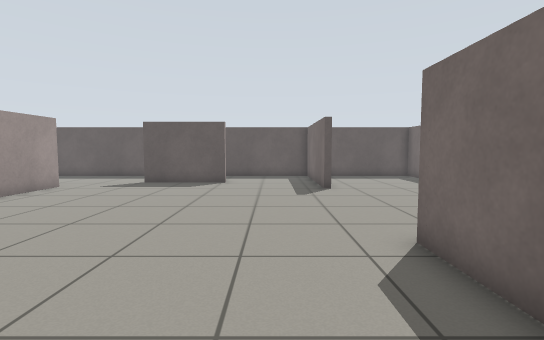
[1] (above)

18 first-person views from a walk through a Gazebo world. The camera is 0.83 m above the floor, tilts 4° down and sees 85° across. The floor is counted in squares, 0.5 m on a side. Each view is taken from the middle of a square. On the plan, view 1 faces up. The plan holds only what a view shows up to about 15 squares ahead; the rest is blank.

[2]
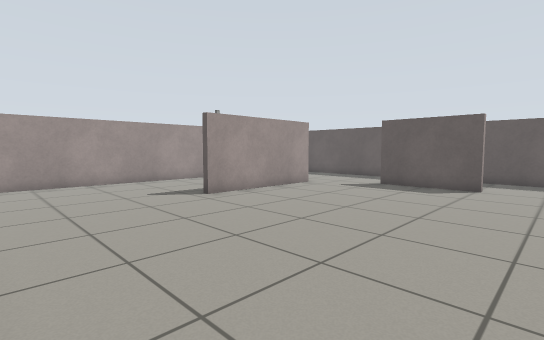

[3]
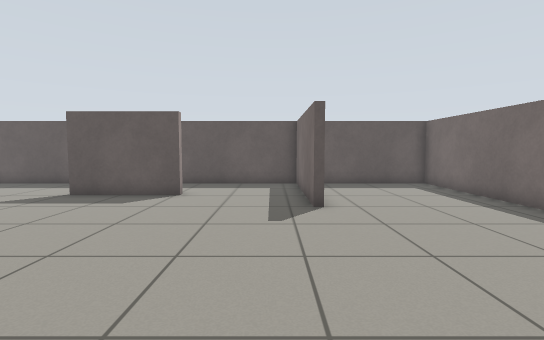

[4]
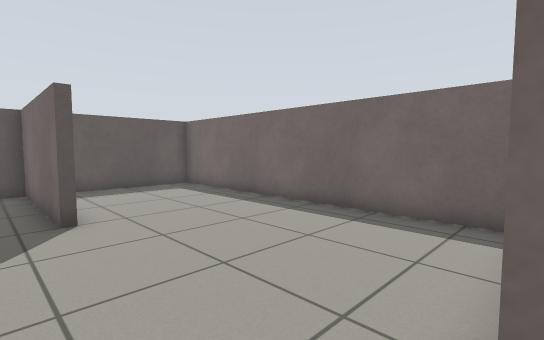

[5]
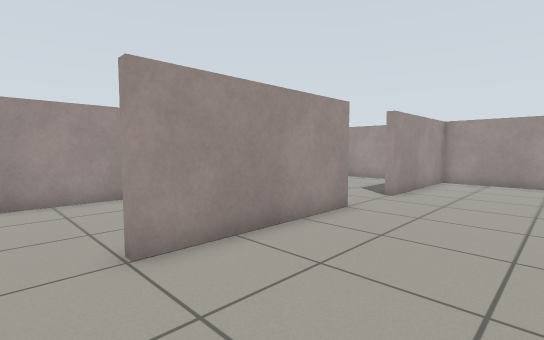

[6]
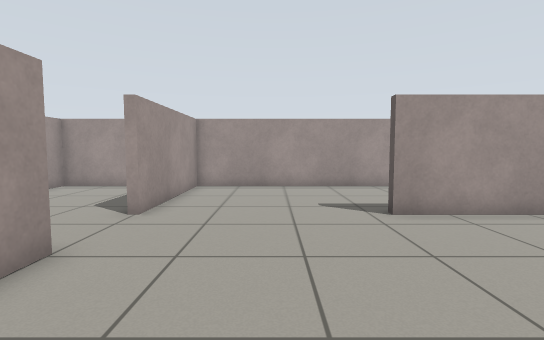

[7]
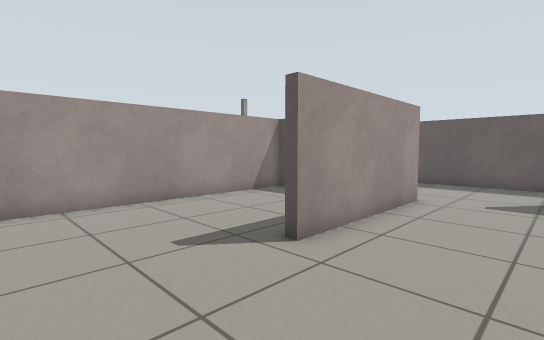

[8]
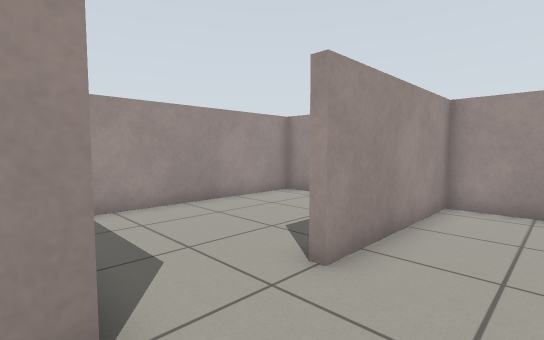

[9]
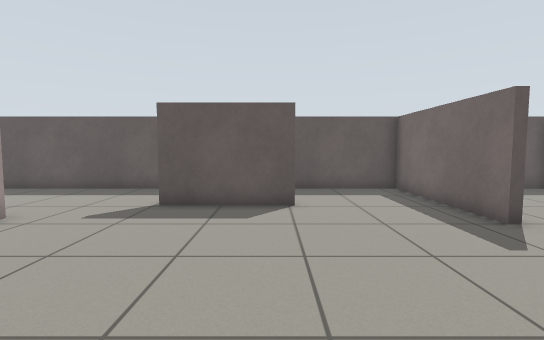

[10]
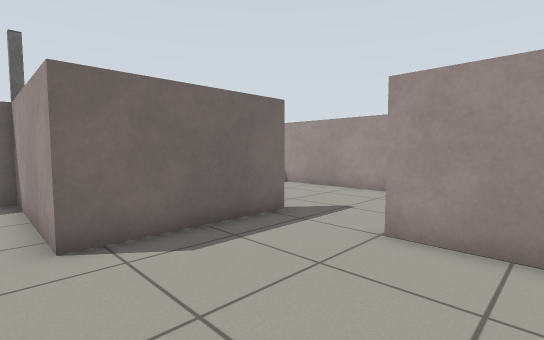

[11]
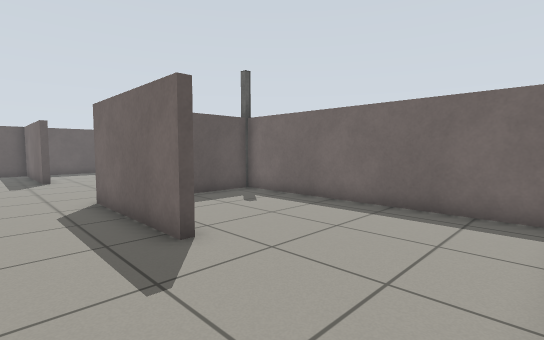

[12]
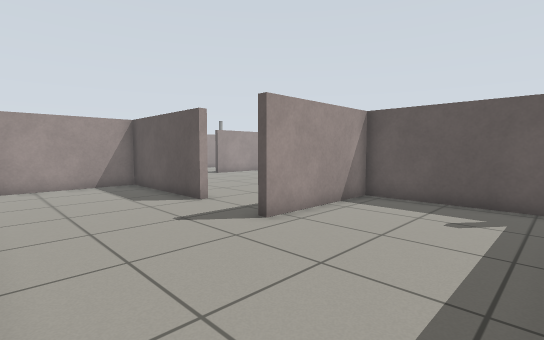

[13]
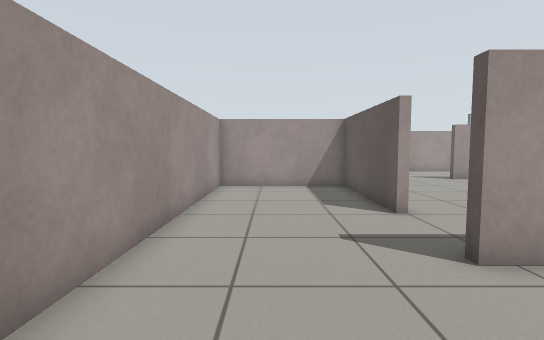

[14]
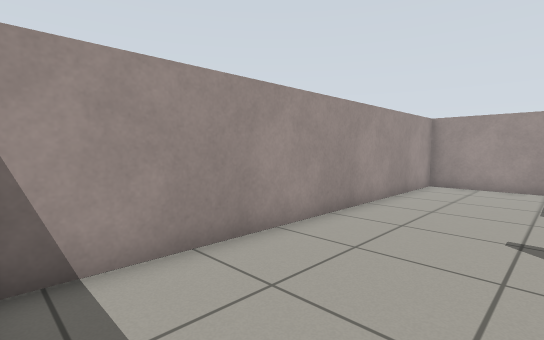

[15]
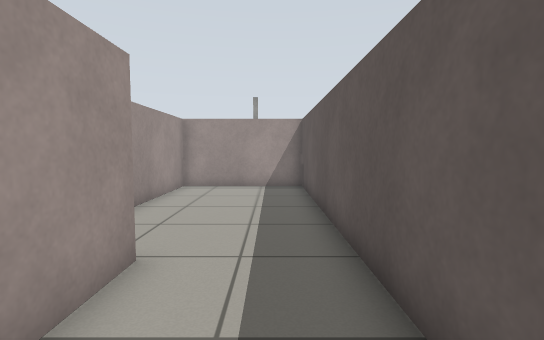

[16]
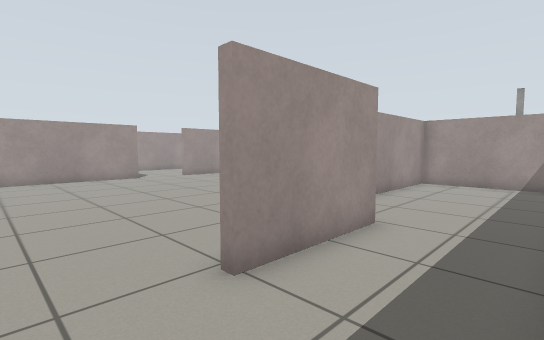

[17]
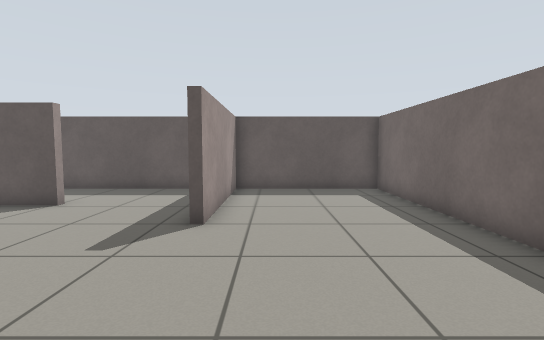

[18]
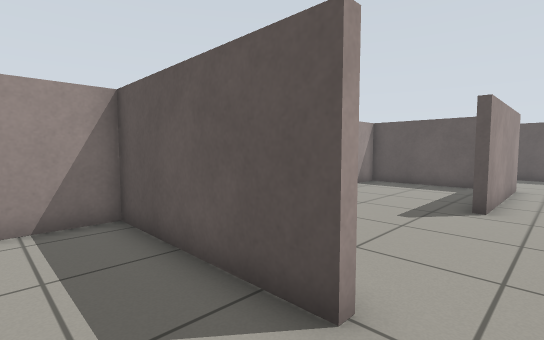

### Floor plan
Points are (right, up) in squares from view 1. A wall is a line through its corners. A room is listed if a view was taken in it or the views show most of it. See-through windows are left out.
Room 1 (views 1, 2, 3, 4, 5, 6, 7, 8, 9, 10, 15, 16, 17)
walls: (-2.2, 14.7) (-6.4, 14.7); (-6.4, 15) (-2.2, 15); (-9.4, 13.1) (-9.4, 7); (-10.8, 12.7) (-15.3, 12.7) (-15.3, 0.5) (-9.4, 0.5); (-6.6, 0.5) (-0.6, 0.5) (-0.6, 0.3); (2.6, -0.1) (2.6, 5.2) (8.4, 5.2) (8.4, 18.4) (2.5, 18.4) (2.5, 12.4) (2.2, 12.4) (2.2, 18.4) (-15.3, 18.4) (-15.3, 13) (-10.4, 13)
ways out: opening at (1, 0) to room 2; opening at (-8.5, 0) to room 3
Room 2 (views 11, 12, 13, 14)
walls: (-0.6, 0.3) (-6.3, 0.3) (-6.3, -5.3) (7.9, -5.3); (8.4, -4.8) (8.4, 4.9) (2.9, 4.9) (2.9, -0.1) (2.6, -0.1)
ways out: opening at (1, 0) to room 1
Room 3 (view 18)
walls: (-9.4, 0.5) (-9.4, 0.3) (-15.3, 0.3) (-15.3, -5.3) (-8, -5.3)
ways out: opening at (-8.5, 0) to room 1

Where each view was taken, in squares from view 1:
view 1: 0 up, 0 right, facing up
view 2: 1 up, 0 right, facing up-left
view 3: 4 up, 1 right, facing up
view 4: 5 up, 1 right, facing up-right
view 5: 5 up, 1 right, facing down-left
view 6: 4 up, 2 left, facing left
view 7: 3 up, 6 left, facing up-left
view 8: 3 up, 6 left, facing down-left
view 9: 6 up, 3 left, facing up
view 10: 6 up, 3 left, facing down-right
view 11: 5 down, 0 right, facing up-right
view 12: 5 down, 8 right, facing up-left
view 13: 3 down, 7 right, facing left
view 14: 1 down, 8 right, facing down-left
view 15: 17 up, 2 left, facing left
view 16: 18 up, 0 right, facing down-left
view 17: 6 up, 4 right, facing up
view 18: 2 down, 8 left, facing up-left
